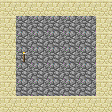

This game map was drawn from its Tiled (.tmx) file and the tilesets committed beside it. A one-line description and the full map source follow:
An orthogonal 7x7 tile map with 16x16 px tiles, 2 tile layers (Ebene 0, Ebene 3), 5 hidden layers not drawn.

<map version="1.0" orientation="orthogonal" width="7" height="7" tilewidth="16" tileheight="16">
 <properties>
  <property name="offset" value="-1" />
 </properties>
 <tileset firstgid="1" source="MC Realms.tsx" />
 <layer name="Ebene 0" width="7" height="7">
  <data>
   <tile gid="25" />
   <tile gid="25" />
   <tile gid="25" />
   <tile gid="25" />
   <tile gid="25" />
   <tile gid="25" />
   <tile gid="25" />
   <tile gid="25" />
   <tile gid="25" />
   <tile gid="25" />
   <tile gid="25" />
   <tile gid="25" />
   <tile gid="25" />
   <tile gid="25" />
   <tile gid="25" />
   <tile gid="25" />
   <tile gid="25" />
   <tile gid="25" />
   <tile gid="25" />
   <tile gid="25" />
   <tile gid="25" />
   <tile gid="25" />
   <tile gid="25" />
   <tile gid="25" />
   <tile gid="25" />
   <tile gid="25" />
   <tile gid="25" />
   <tile gid="25" />
   <tile gid="25" />
   <tile gid="25" />
   <tile gid="25" />
   <tile gid="25" />
   <tile gid="25" />
   <tile gid="25" />
   <tile gid="25" />
   <tile gid="25" />
   <tile gid="25" />
   <tile gid="25" />
   <tile gid="25" />
   <tile gid="25" />
   <tile gid="25" />
   <tile gid="25" />
   <tile gid="25" />
   <tile gid="25" />
   <tile gid="25" />
   <tile gid="25" />
   <tile gid="25" />
   <tile gid="25" />
   <tile gid="25" />
  </data>
 </layer>
 <layer name="Ebene 1" width="7" height="7" visible="0">
  <data>
   <tile gid="289" />
   <tile gid="289" />
   <tile gid="289" />
   <tile gid="289" />
   <tile gid="289" />
   <tile gid="289" />
   <tile gid="289" />
   <tile gid="289" />
   <tile gid="85" />
   <tile gid="0" />
   <tile gid="85" />
   <tile gid="0" />
   <tile gid="85" />
   <tile gid="289" />
   <tile gid="289" />
   <tile gid="0" />
   <tile gid="0" />
   <tile gid="0" />
   <tile gid="0" />
   <tile gid="0" />
   <tile gid="289" />
   <tile gid="289" />
   <tile gid="0" />
   <tile gid="0" />
   <tile gid="0" />
   <tile gid="0" />
   <tile gid="164" />
   <tile gid="289" />
   <tile gid="289" />
   <tile gid="0" />
   <tile gid="0" />
   <tile gid="0" />
   <tile gid="0" />
   <tile gid="0" />
   <tile gid="289" />
   <tile gid="289" />
   <tile gid="0" />
   <tile gid="0" />
   <tile gid="0" />
   <tile gid="0" />
   <tile gid="0" />
   <tile gid="289" />
   <tile gid="289" />
   <tile gid="0" />
   <tile gid="0" />
   <tile gid="0" />
   <tile gid="0" />
   <tile gid="0" />
   <tile gid="289" />
  </data>
 </layer>
 <layer name="Ebene 2" width="7" height="7" visible="0">
  <data>
   <tile gid="289" />
   <tile gid="0" />
   <tile gid="289" />
   <tile gid="0" />
   <tile gid="289" />
   <tile gid="0" />
   <tile gid="289" />
   <tile gid="0" />
   <tile gid="0" />
   <tile gid="0" />
   <tile gid="0" />
   <tile gid="91" />
   <tile gid="0" />
   <tile gid="0" />
   <tile gid="0" />
   <tile gid="0" />
   <tile gid="0" />
   <tile gid="0" />
   <tile gid="0" />
   <tile gid="0" />
   <tile gid="0" />
   <tile gid="289" />
   <tile gid="0" />
   <tile gid="0" />
   <tile gid="0" />
   <tile gid="0" />
   <tile gid="0" />
   <tile gid="289" />
   <tile gid="0" />
   <tile gid="0" />
   <tile gid="0" />
   <tile gid="0" />
   <tile gid="0" />
   <tile gid="0" />
   <tile gid="0" />
   <tile gid="0" />
   <tile gid="0" />
   <tile gid="0" />
   <tile gid="0" />
   <tile gid="0" />
   <tile gid="0" />
   <tile gid="0" />
   <tile gid="289" />
   <tile gid="0" />
   <tile gid="0" />
   <tile gid="0" />
   <tile gid="0" />
   <tile gid="0" />
   <tile gid="289" />
  </data>
 </layer>
 <layer name="Ebene 3" width="7" height="7">
  <data>
   <tile gid="289" />
   <tile gid="289" />
   <tile gid="289" />
   <tile gid="289" />
   <tile gid="289" />
   <tile gid="289" />
   <tile gid="289" />
   <tile gid="289" />
   <tile gid="0" />
   <tile gid="0" />
   <tile gid="0" />
   <tile gid="0" />
   <tile gid="0" />
   <tile gid="289" />
   <tile gid="289" />
   <tile gid="0" />
   <tile gid="0" />
   <tile gid="0" />
   <tile gid="0" />
   <tile gid="0" />
   <tile gid="289" />
   <tile gid="289" />
   <tile gid="69" />
   <tile gid="0" />
   <tile gid="0" />
   <tile gid="0" />
   <tile gid="0" />
   <tile gid="289" />
   <tile gid="289" />
   <tile gid="0" />
   <tile gid="0" />
   <tile gid="0" />
   <tile gid="0" />
   <tile gid="0" />
   <tile gid="289" />
   <tile gid="289" />
   <tile gid="0" />
   <tile gid="0" />
   <tile gid="0" />
   <tile gid="0" />
   <tile gid="0" />
   <tile gid="289" />
   <tile gid="289" />
   <tile gid="289" />
   <tile gid="289" />
   <tile gid="289" />
   <tile gid="289" />
   <tile gid="289" />
   <tile gid="289" />
  </data>
 </layer>
 <layer name="Ebene 4" width="7" height="7" visible="0">
  <data>
   <tile gid="0" />
   <tile gid="289" />
   <tile gid="0" />
   <tile gid="0" />
   <tile gid="0" />
   <tile gid="289" />
   <tile gid="0" />
   <tile gid="0" />
   <tile gid="289" />
   <tile gid="0" />
   <tile gid="0" />
   <tile gid="0" />
   <tile gid="289" />
   <tile gid="0" />
   <tile gid="0" />
   <tile gid="289" />
   <tile gid="0" />
   <tile gid="0" />
   <tile gid="0" />
   <tile gid="289" />
   <tile gid="0" />
   <tile gid="0" />
   <tile gid="289" />
   <tile gid="0" />
   <tile gid="0" />
   <tile gid="0" />
   <tile gid="289" />
   <tile gid="0" />
   <tile gid="0" />
   <tile gid="289" />
   <tile gid="0" />
   <tile gid="0" />
   <tile gid="0" />
   <tile gid="289" />
   <tile gid="0" />
   <tile gid="0" />
   <tile gid="289" />
   <tile gid="0" />
   <tile gid="0" />
   <tile gid="0" />
   <tile gid="289" />
   <tile gid="0" />
   <tile gid="0" />
   <tile gid="289" />
   <tile gid="0" />
   <tile gid="0" />
   <tile gid="0" />
   <tile gid="289" />
   <tile gid="0" />
  </data>
 </layer>
 <layer name="Ebene 5" width="7" height="7" visible="0">
  <data>
   <tile gid="0" />
   <tile gid="0" />
   <tile gid="289" />
   <tile gid="0" />
   <tile gid="289" />
   <tile gid="0" />
   <tile gid="0" />
   <tile gid="0" />
   <tile gid="0" />
   <tile gid="289" />
   <tile gid="0" />
   <tile gid="289" />
   <tile gid="0" />
   <tile gid="0" />
   <tile gid="0" />
   <tile gid="0" />
   <tile gid="289" />
   <tile gid="0" />
   <tile gid="289" />
   <tile gid="0" />
   <tile gid="0" />
   <tile gid="0" />
   <tile gid="0" />
   <tile gid="289" />
   <tile gid="0" />
   <tile gid="289" />
   <tile gid="0" />
   <tile gid="0" />
   <tile gid="0" />
   <tile gid="0" />
   <tile gid="289" />
   <tile gid="0" />
   <tile gid="289" />
   <tile gid="0" />
   <tile gid="0" />
   <tile gid="0" />
   <tile gid="0" />
   <tile gid="289" />
   <tile gid="0" />
   <tile gid="289" />
   <tile gid="0" />
   <tile gid="0" />
   <tile gid="0" />
   <tile gid="0" />
   <tile gid="289" />
   <tile gid="0" />
   <tile gid="289" />
   <tile gid="0" />
   <tile gid="0" />
  </data>
 </layer>
 <layer name="Ebene 6" width="7" height="7" visible="0">
  <data>
   <tile gid="0" />
   <tile gid="0" />
   <tile gid="0" />
   <tile gid="289" />
   <tile gid="0" />
   <tile gid="0" />
   <tile gid="0" />
   <tile gid="0" />
   <tile gid="0" />
   <tile gid="0" />
   <tile gid="289" />
   <tile gid="0" />
   <tile gid="0" />
   <tile gid="0" />
   <tile gid="0" />
   <tile gid="0" />
   <tile gid="0" />
   <tile gid="289" />
   <tile gid="0" />
   <tile gid="0" />
   <tile gid="0" />
   <tile gid="0" />
   <tile gid="0" />
   <tile gid="0" />
   <tile gid="289" />
   <tile gid="0" />
   <tile gid="0" />
   <tile gid="0" />
   <tile gid="0" />
   <tile gid="0" />
   <tile gid="0" />
   <tile gid="289" />
   <tile gid="0" />
   <tile gid="0" />
   <tile gid="0" />
   <tile gid="0" />
   <tile gid="0" />
   <tile gid="0" />
   <tile gid="289" />
   <tile gid="0" />
   <tile gid="0" />
   <tile gid="0" />
   <tile gid="0" />
   <tile gid="0" />
   <tile gid="0" />
   <tile gid="289" />
   <tile gid="0" />
   <tile gid="0" />
   <tile gid="0" />
  </data>
 </layer>
</map>
